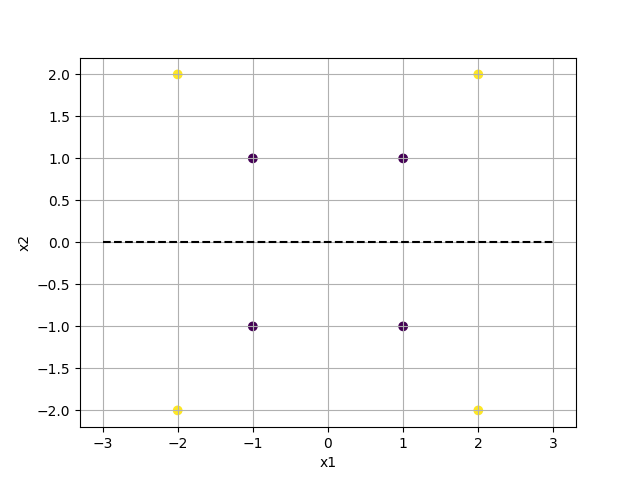

The Python source for this figure:
import matplotlib.pyplot as plt
from sklearn import svm
import numpy as np

# Sample data (as NumPy arrays)
data = np.array([
    [1, -1],
    [1, 1],
    [-1, 1],
    [-1, -1],
    [2, -2],
    [2, 2],
    [-2, 2],
    [-2, -2]
])

# Labels
labels = np.array([-1, -1, -1, -1, 1, 1, 1, 1])

# Create a linear SVM classifier
clf = svm.SVC(kernel='linear')

# Train the classifier
clf.fit(data, labels)

# Get the weight vector and bias from the trained model
w = clf.coef_[0]
b = clf.intercept_[0]

# Print the equation of the hyperplane
print(f"Hyperplane equation: {w[0]}*x1 + {w[1]}*x2 + {b} = 0")

# Extract hyperplane parameters
def get_hyperplane_params(w, b):
  """
  Calculates parameters for plotting the hyperplane.
  """
  # w = [w1, w2]
  # x1 = range of x values
  x1 = np.linspace(-3, 3, 100)
  
  # y = (-w[0] * x1 - b) / (w[1] + 1e-10)
  y = (-w[0] * x1 - b) / (w[1] + 1e-10)
  return x1, y

# Plot the data points
plt.scatter(data[:, 0], data[:, 1], c=labels)

# Plot the hyperplane
x1, y = get_hyperplane_params(w, b)
plt.plot(x1, y, color='k', linestyle='--')

# Set labels and title
plt.xlabel("x1")
plt.ylabel("x2")

# Show the plot
plt.grid(True)
plt.savefig("q2b.png")
plt.show()